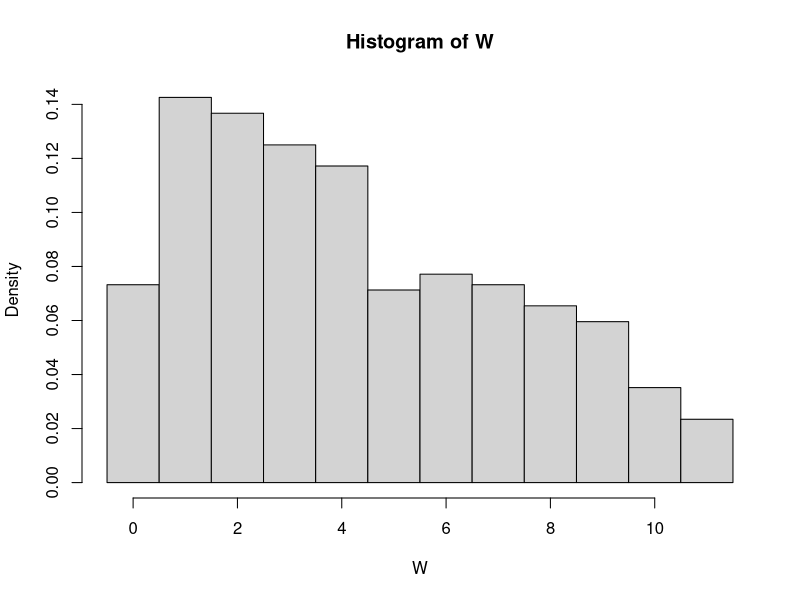
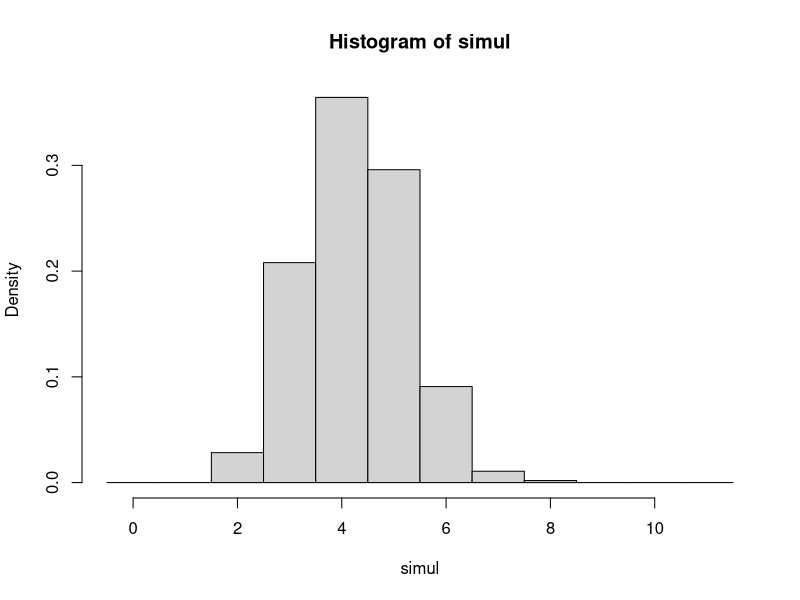
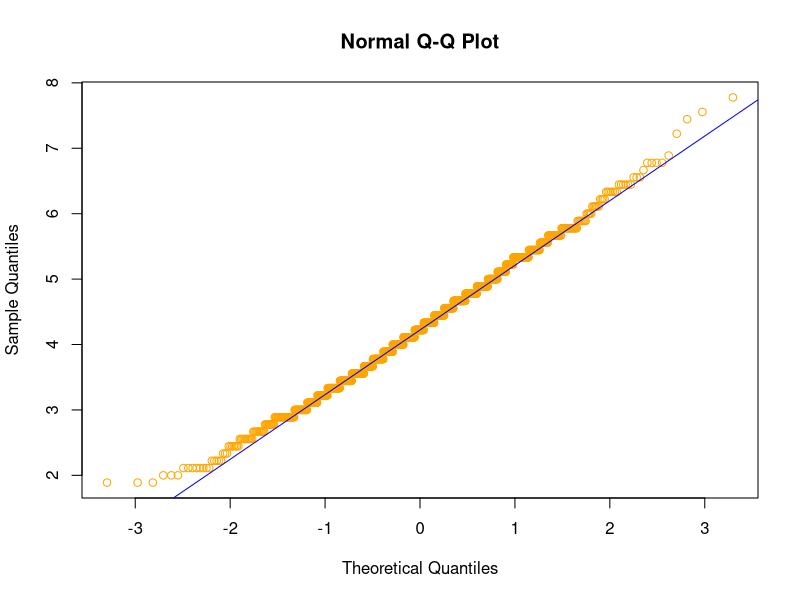
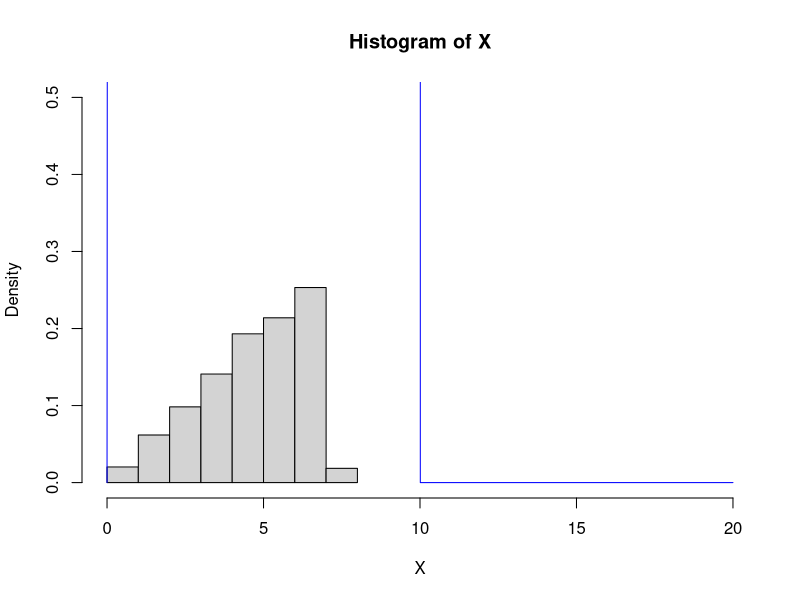
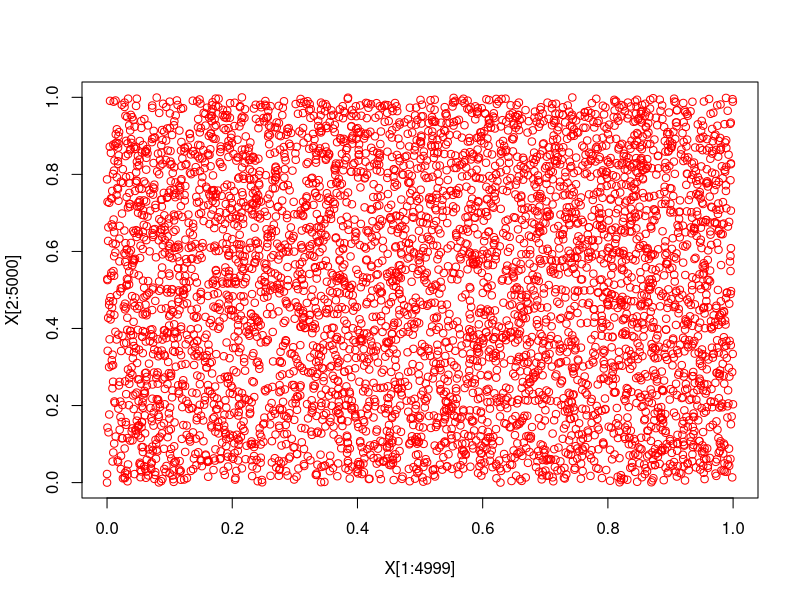

The R script that drew these images, in order:
## ---- chunk 1
knitr::opts_chunk$set(echo = FALSE, comment=NA)
## ---- chunk 2
table <- matrix(c("3/36", "5/36", "5/36", "4/36", "4/36", "3/36", "3/36", "3/36", "2/36", "2/36", "1/36", "1/36"), ncol=12, byrow=TRUE)
colnames(table) <- c("0", "1", "2", "3", "4", "5", "6", "7", "8", "9", "10", "11")
rownames(table) <- c("p.m.f.")
table <- as.table(table)
table
## ---- chunk 3
X = sample(1:6, 1024, replace=T)
Y = sample(1:6, 1024, replace=T)
W = abs(2*X - Y)
hist(W, breaks=seq(-0.5, 11.5, 1), prob = T)
## ---- chunk 4
mean(W)
## ---- chunk 5
sd(W)
## ---- chunk 6
prob1e = function(sam, rep) {
  obs = NULL
  for (i in 1:rep) {
    X = sample(1:6, sam, replace=TRUE)
    Y = sample(1:6, sam, replace=TRUE)
    W = abs(2*X - Y)
    obs = c(obs, mean(W))
  }
  obs
}
simul = prob1e(9, 1024)
hist(simul, breaks=seq(-0.5, 11.5, 1), prob=T)
## ---- chunk 7
mean(simul)
## ---- chunk 8
sd(simul)
## ---- chunk 9
qqnorm(simul, col="orange")
qqline(simul, col="blue")
## ---- chunk 10
shapiro.test(simul)
## ---- chunk 11
cdfInv = function(n) {
  U = runif(n)
  sqrt(50*U)
}
X = cdfInv(10000)
hist(X, breaks=seq(0, max(X)+1), prob=T, xlim=c(0,20), ylim=c(0, 0.5))

x = seq(0, 20, 0.01)
y = ifelse( x >= 0 & x<= 10, sqrt(50*x), 0 )
lines(x, y, col="blue")
## ---- chunk 12
quantile(X, 0.6)
## ---- chunk 13
mean(X)
## ---- chunk 14
sd(X)
## ---- chunk 15
lcg = function(n, slope, intercept, mod, seed=0) {
  output = seed
  for (i in 1:n) {
    x = (slope*seed + intercept) %% mod
    output = c(output, x)
    seed = x
  }
  output/mod
}

X = lcg(5000, 16897, 2836, 2147483647)

plot(X[1:4999], X[2:5000], col="red")
